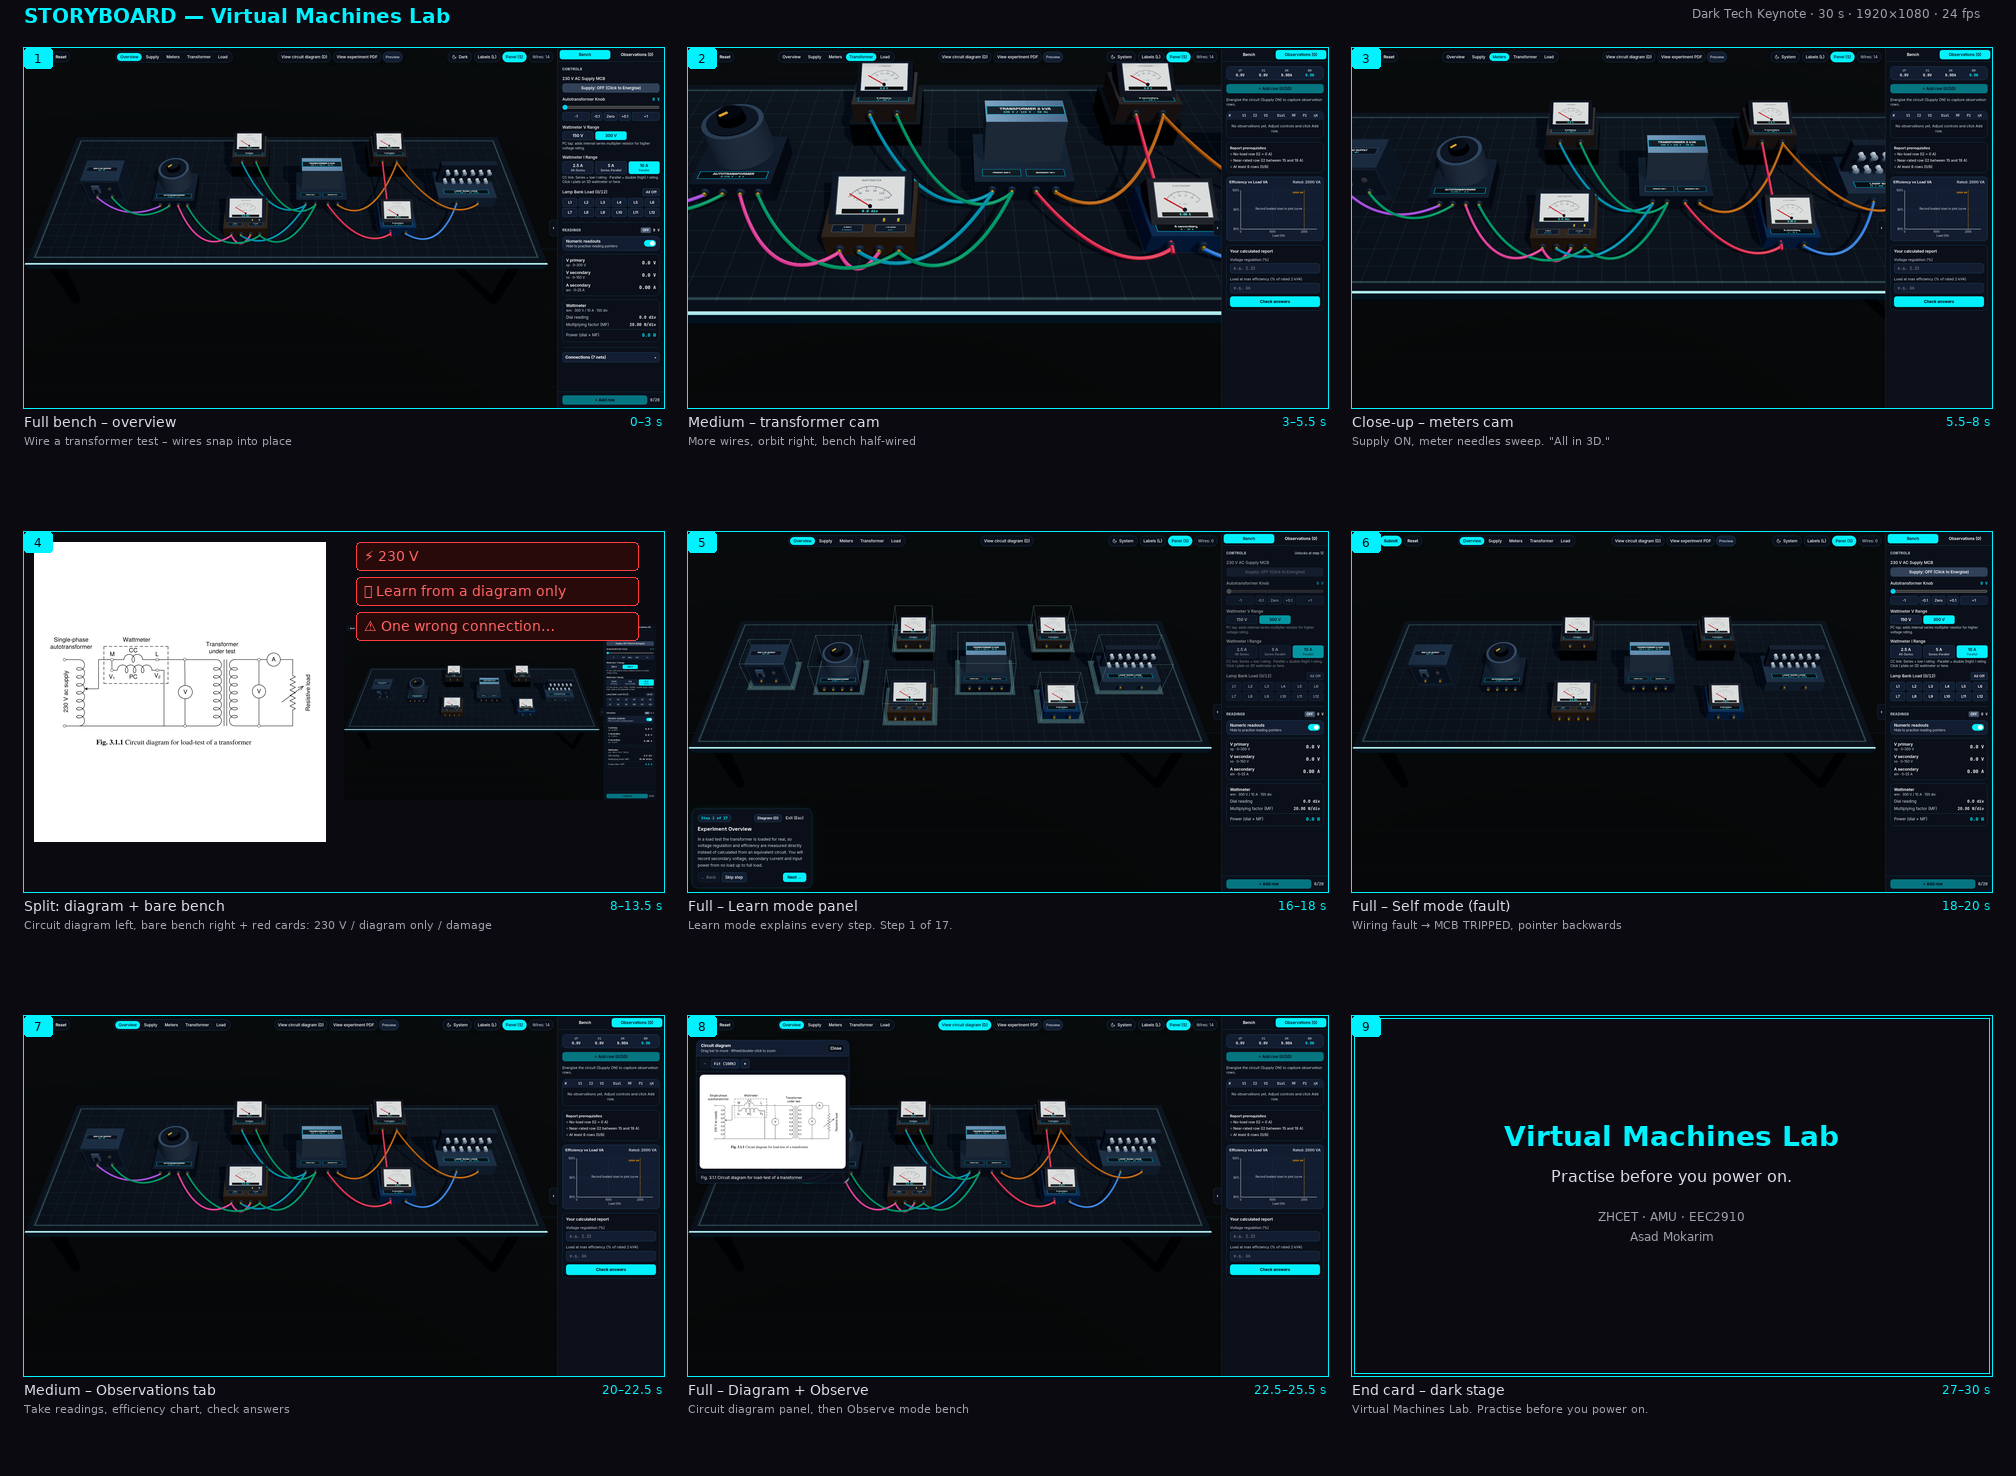

Python code for this plot:
#!/usr/bin/env python3
"""Generate a storyboard contact sheet from app captures composited onto Dark Tech Keynote stage."""

import os, sys
from PIL import Image, ImageDraw, ImageFont, ImageFilter

OUT_DIR = os.path.dirname(os.path.abspath(__file__))
CAPTURES = os.path.join(OUT_DIR, 'captures')
CIRCUIT = '/home/asad/Projects/Virtual_Machines_Lab/public/experiments/ex3-1/diagrams/fig-3-1-1.png'

# 9 panels: each is (image_path, shot_number, framing, duration, caption)
PANELS = [
    ('03-observe-mode.png',   '1',  'Full bench – overview',        '0–3 s',   'Wire a transformer test – wires snap into place'),
    ('16-meters-live.png',    '2',  'Medium – transformer cam',     '3–5.5 s', 'More wires, orbit right, bench half-wired'),
    ('14-meters-view.png',    '3',  'Close-up – meters cam',        '5.5–8 s', 'Supply ON, meter needles sweep. "All in 3D."'),
    (None,                    '4',  'Split: diagram + bare bench',  '8–13.5 s','Circuit diagram left, bare bench right + red cards: 230 V / diagram only / damage'),
    ('05-learn-mode.png',     '5',  'Full – Learn mode panel',      '16–18 s', 'Learn mode explains every step. Step 1 of 17.'),
    ('07-self-mode.png',      '6',  'Full – Self mode (fault)',     '18–20 s', 'Wiring fault → MCB TRIPPED, pointer backwards'),
    ('09-observations.png',   '7',  'Medium – Observations tab',    '20–22.5 s','Take readings, efficiency chart, check answers'),
    ('08-circuit-diagram.png','8',  'Full – Diagram + Observe',     '22.5–25.5 s', 'Circuit diagram panel, then Observe mode bench'),
    (None,                    '9',  'End card – dark stage',        '27–30 s', 'Virtual Machines Lab. Practise before you power on.'),
]

COLS = 3
ROWS = 3
THUMB_W = 640
THUMB_H = 360
PAD = 24
LABEL_H = 100
SHEET_W = COLS * THUMB_W + (COLS + 1) * PAD
SHEET_H = ROWS * (THUMB_H + LABEL_H) + (ROWS + 1) * PAD

STAGE_BG = (10, 10, 16)
BORDER_COL = (0, 242, 254)       # cyan accent
RED_COL = (255, 60, 60)
TEXT_COL = (220, 220, 230)
LABEL_COL = (160, 160, 170)
TITLE_COL = (0, 242, 254)

def load_font(size):
    for path in ['/usr/share/fonts/truetype/dejavu/DejaVuSans.ttf',
                 '/usr/share/fonts/truetype/ubuntu/Ubuntu-R.ttf',
                 '/usr/share/fonts/truetype/liberation/LiberationSans-Regular.ttf']:
        if os.path.exists(path):
            return ImageFont.truetype(path, size)
    return ImageFont.load_default()

def load_font_bold(size):
    for path in ['/usr/share/fonts/truetype/dejavu/DejaVuSans-Bold.ttf',
                 '/usr/share/fonts/truetype/ubuntu/Ubuntu-B.ttf',
                 '/usr/share/fonts/truetype/liberation/LiberationSans-Bold.ttf']:
        if os.path.exists(path):
            return ImageFont.truetype(path, size)
    return ImageFont.load_default()

def make_split_panel(circuit_path, bench_path, w, h):
    """Create the split diagram + bench panel with red callout cards."""
    img = Image.new('RGB', (w, h), STAGE_BG)
    draw = ImageDraw.Draw(img)
    
    # Left half: circuit diagram on white card
    half_w = w // 2 - 8
    if os.path.exists(circuit_path):
        circ = Image.open(circuit_path).convert('RGB')
        # Place on a white card
        card_w, card_h = half_w - 20, h - 60
        card = Image.new('RGB', (card_w, card_h), (255, 255, 255))
        circ_resized = circ.copy()
        circ_resized.thumbnail((card_w - 10, card_h - 10), Image.LANCZOS)
        cx = (card_w - circ_resized.width) // 2
        cy = (card_h - circ_resized.height) // 2
        card.paste(circ_resized, (cx, cy))
        img.paste(card, (10, 10))
    
    # Right half: unwired bench (use self mode)
    if os.path.exists(bench_path):
        bench = Image.open(bench_path).convert('RGB')
        bench_resized = bench.copy()
        bench_resized.thumbnail((half_w, h - 20), Image.LANCZOS)
        img.paste(bench_resized, (half_w + 8, (h - bench_resized.height) // 2))
    
    # Red callout cards
    font = load_font(14)
    cards = ['⚡ 230 V', '📖 Learn from a diagram only', '⚠ One wrong connection…']
    for i, text in enumerate(cards):
        cx = half_w + 20
        cy = 10 + i * 35
        draw.rounded_rectangle([(cx, cy), (cx + half_w - 30, cy + 28)], radius=4, 
                               fill=(40, 10, 10), outline=(255, 60, 60))
        draw.text((cx + 8, cy + 6), text, fill=(255, 100, 100), font=font)
    
    return img

def make_end_card(w, h):
    """Create the end card panel."""
    img = Image.new('RGB', (w, h), STAGE_BG)
    draw = ImageDraw.Draw(img)
    
    title_font = load_font_bold(28)
    tag_font = load_font(16)
    credit_font = load_font(12)
    
    # Title
    draw.text((w//2, h//3), 'Virtual Machines Lab', fill=TITLE_COL, font=title_font, anchor='mm')
    # Tagline
    draw.text((w//2, h//3 + 40), 'Practise before you power on.', fill=TEXT_COL, font=tag_font, anchor='mm')
    # Credits
    draw.text((w//2, h//3 + 80), 'ZHCET · AMU · EEC2910', fill=LABEL_COL, font=credit_font, anchor='mm')
    draw.text((w//2, h//3 + 100), 'Asad Mokarim', fill=LABEL_COL, font=credit_font, anchor='mm')
    
    # Cyan border glow
    draw.rectangle([(2, 2), (w-3, h-3)], outline=BORDER_COL, width=1)
    
    return img

def main():
    sheet = Image.new('RGB', (SHEET_W, SHEET_H), STAGE_BG)
    draw = ImageDraw.Draw(sheet)
    
    # Title bar
    title_font = load_font_bold(20)
    sub_font = load_font(14)
    label_font = load_font(12)
    caption_font = load_font(11)
    
    # Draw title at top
    draw.text((PAD, 4), 'STORYBOARD — Virtual Machines Lab', fill=TITLE_COL, font=title_font)
    draw.text((SHEET_W - PAD - 300, 6), 'Dark Tech Keynote · 30 s · 1920×1080 · 24 fps', fill=LABEL_COL, font=label_font)
    
    for idx, (img_file, shot_num, framing, duration, caption) in enumerate(PANELS):
        col = idx % COLS
        row = idx // COLS
        x = PAD + col * (THUMB_W + PAD)
        y = PAD + 24 + row * (THUMB_H + LABEL_H + PAD)
        
        # Create the thumbnail
        if img_file is None and shot_num == '4':
            thumb = make_split_panel(CIRCUIT, os.path.join(CAPTURES, '07-self-mode.png'), THUMB_W, THUMB_H)
        elif img_file is None and shot_num == '9':
            thumb = make_end_card(THUMB_W, THUMB_H)
        else:
            img_path = os.path.join(CAPTURES, img_file)
            if os.path.exists(img_path):
                thumb = Image.open(img_path).convert('RGB')
                thumb = thumb.resize((THUMB_W, THUMB_H), Image.LANCZOS)
            else:
                thumb = Image.new('RGB', (THUMB_W, THUMB_H), (30, 30, 40))
                d = ImageDraw.Draw(thumb)
                d.text((THUMB_W//2, THUMB_H//2), f'[{img_file}]', fill=TEXT_COL, font=label_font, anchor='mm')
        
        # Draw 1px cyan border
        bordered = Image.new('RGB', (THUMB_W + 2, THUMB_H + 2), BORDER_COL)
        bordered.paste(thumb, (1, 1))
        sheet.paste(bordered, (x - 1, y - 1))
        
        # Shot number badge
        draw.rounded_rectangle([(x, y), (x + 28, y + 20)], radius=3, fill=BORDER_COL)
        draw.text((x + 14, y + 10), shot_num, fill=STAGE_BG, font=label_font, anchor='mm')
        
        # Labels below thumbnail
        label_y = y + THUMB_H + 6
        draw.text((x, label_y), f'{framing}', fill=TEXT_COL, font=sub_font)
        draw.text((x + THUMB_W - 2, label_y), duration, fill=TITLE_COL, font=label_font, anchor='ra')
        
        # Caption
        # Wrap text
        words = caption.split()
        lines = []
        current = ''
        for w in words:
            test = (current + ' ' + w).strip()
            bbox = draw.textbbox((0, 0), test, font=caption_font)
            if bbox[2] > THUMB_W - 4:
                lines.append(current)
                current = w
            else:
                current = test
        if current:
            lines.append(current)
        
        for i, line in enumerate(lines[:3]):
            draw.text((x, label_y + 20 + i * 16), line, fill=LABEL_COL, font=caption_font)
    
    out_path = os.path.join(OUT_DIR, 'storyboard.png')
    sheet.save(out_path, 'PNG')
    print(f'Storyboard saved to {out_path} ({SHEET_W}×{SHEET_H})')

if __name__ == '__main__':
    main()
